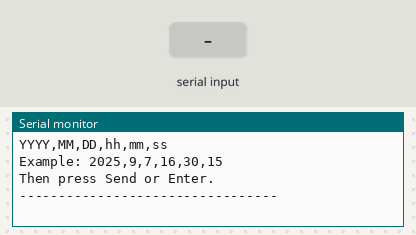
Simulated run of this sketch. Board: Arduino Nano, built with avr-gcc and run on an emulated ATmega328P. Shown: the last lines printed to the serial monitor. The inputs (shaded band) are chosen by the test bench. The local clock reads 2024-03-15 10:24:30 at power-on unless the sketch sets it.

Above: at 1.3 s.
1.4 s: "90,45\n" received over Serial
At 2.6 s:
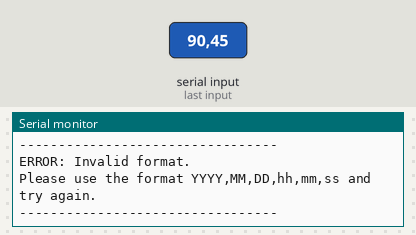
2.9 s: "90,45,200,10,150,30\n" received over Serial
At 4.5 s:
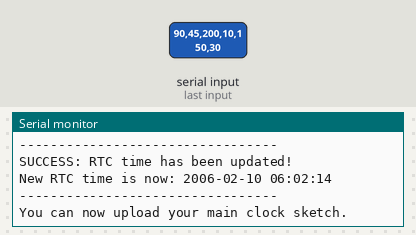

Measured:
- after the input at 1.4 s, the serial monitor: prints a new line at once (image 1)
- after the input at 2.9 s, the serial monitor: prints a new line at once (image 2)

The sketch:

setRTC.ino
```cpp
/*
 * RTCSync - A utility to set the DS1307 RTC time via Serial Monitor.
 *
 * INSTRUCTIONS:
 * 1. Connect your Arduino to the DS1307 RTC module (SDA, SCL, VCC, GND).
 * 2. Upload this sketch to your Arduino.
 * 3. Open the Serial Monitor (Ctrl+Shift+M or Tools -> Serial Monitor).
 * 4. Make sure the baud rate is set to 9600.
 * 5. Make sure the line ending is set to "Newline" or "Both NL & CR".
 * 6. You will see a prompt asking for the time.
 * 7. Type the current date and time in the format YYYY,MM,DD,hh,mm,ss
 *    - YYYY: 4-digit year (e.g., 2025)
 *    - MM: Month (1-12)
 *    - DD: Day (1-31)
 *    - hh: Hour in 24-hour format (0-23)
 *    - mm: Minute (0-59)
 *    - ss: Second (0-59)
 *
 *    EXAMPLE: For September 7, 2025, at 4:30:15 PM, you would enter:
 *    2025,9,7,16,30,15
 *
 * 8. Press the "Send" button or hit Enter.
 * 9. The sketch will confirm that the RTC time has been updated.
 * 10. You can now load your main clock sketch back onto the Arduino. The RTC will keep the correct time.
 */

#include <Wire.h>
#include <DS1307RTC.h> // Uses the TimeLib library internally
#include <TimeLib.h>

void setup() {
  Serial.begin(9600);
  while (!Serial); // Wait for Serial port to connect, needed for some Arduinos

  Wire.begin();

  Serial.println("--- RTC Time Setter ---");
  Serial.println();

  // Read and display the current time on the RTC
  Serial.print("Current RTC time: ");
  printCurrentTime();
  Serial.println();

  // Print instructions
  Serial.println("Please enter the new date and time in the format:");
  Serial.println("YYYY,MM,DD,hh,mm,ss");
  Serial.println("Example: 2025,9,7,16,30,15");
  Serial.println("Then press Send or Enter.");
  Serial.println("---------------------------------");
}

void loop() {
  // Check if data has been sent from the Serial Monitor
  if (Serial.available() > 0) {
    String input = Serial.readStringUntil('\n');
    input.trim(); // Remove any leading/trailing whitespace

    if (parseAndSetTime(input)) {
      Serial.println("\nSUCCESS: RTC time has been updated!");
      Serial.print("New RTC time is now: ");
      printCurrentTime();
      Serial.println("---------------------------------");
      Serial.println("You can now upload your main clock sketch.");
      // Stop the loop after successfully setting the time.
      while (true) {}
    } else {
      Serial.println("\nERROR: Invalid format.");
      Serial.println("Please use the format YYYY,MM,DD,hh,mm,ss and try again.");
      Serial.println("---------------------------------");
    }
  }
}

// Parses the input string and sets the RTC time
bool parseAndSetTime(String input) {
  tmElements_t tm;
  int year, month, day, hour, minute, second;

  // sscanf is a C function to parse formatted strings.
  // It returns the number of items successfully matched. We expect 6.
  int itemsParsed = sscanf(input.c_str(), "%d,%d,%d,%d,%d,%d",
                           &year, &month, &day, &hour, &minute, &second);

  if (itemsParsed != 6) {
    return false; // The format was incorrect
  }

  // Populate the tmElements_t struct
  tm.Year   = CalendarYrToTm(year); // Convert year to years since 1970
  tm.Month  = month;
  tm.Day    = day;
  tm.Hour   = hour;
  tm.Minute = minute;
  tm.Second = second;

  // Write the new time to the RTC module
  if (RTC.write(tm)) {
    return true; // Success
  } else {
    Serial.println("ERROR: Failed to write to RTC module. Check wiring.");
    return false;
  }
}

// Reads the time from the RTC and prints it in a friendly format
void printCurrentTime() {
  tmElements_t currentTime;
  if (RTC.read(currentTime)) {
    // Zero-pad single digit values for cleaner output
    char timeBuffer[50];
    sprintf(timeBuffer, "%d-%02d-%02d %02d:%02d:%02d",
            tmYearToCalendar(currentTime.Year), currentTime.Month, currentTime.Day,
            currentTime.Hour, currentTime.Minute, currentTime.Second);
    Serial.println(timeBuffer);
  } else {
    if (RTC.chipPresent()) {
        Serial.println("The DS1307 is stopped. Please set the time.");
    } else {
        Serial.println("DS1307 read error! Please check the wiring.");
    }
  }
}
```
